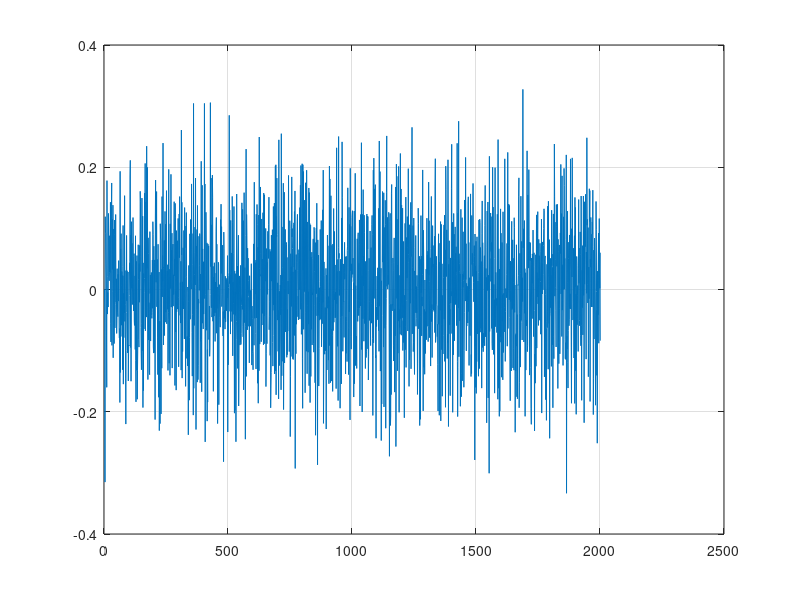

The MATLAB script that drew this image: (Note: this script raises an error after producing the figure.)
% DISCIPLINA: TIP7044 - ESTIMAÇÃO E IDENTIFICAÇÃO DE SISTEMAS (2022.2 - T01)
% PROFESSOR: GUILHERME DE ALENCAR BARRETO
% ALUNO(A): ANDREZA COSTA NASCIMENTO
% MATRÍCULA: 544957

% 3º TRABALHO COMPUTACIONAL

%%Item 1.1

% Parametros da planta: M=1kg, K=20N/m, F=1N, b=10N.s/m

clc; clear all; close all;

sig2 = 0.01;
N = 2000;
tau_max = 20;

M = 1;
k = 20;
b = 10;
ordem = 2;

w_n = sqrt(k);
amort = b/(2*w_n);
K = 1/k;

Ts=0.001;  % Taxa de amostragem
Tsim=2;   % Tempo de simulacao
t=0:Ts:Tsim;  % Instantes de amostragem
L=length(t);

%------------ DISCRETIZAÇÃO DA PLANTA ------------%
h = 0.01; % discretization step (Euler method)

y=zeros(1,ordem);

aux=1+10*h+20*h*h;

for k=ordem+1:L
    u(k)=sqrt(sig2)*randn;
    y(k) = (2+10*h)*y(k-1) - y(k-2) + h*h*u(k);
    y(k) = y(k)/aux;
end

fig = figure; clf

plot(u); hold on
grid on
plotlatex(fig, 'Sinal de Entrada u(k)', 'k', ' ')
hold off

fig = figure; clf

plot(y); hold on
grid on
plotlatex(fig, 'Sinal de Saída y(k)', 'k', ' ')
hold off


%------------ ESTIMAÇÃO: MÍNIMOS QUADRADOS ------------%

n=2; m=1;  

p=[]; X=[];
N=length(y);
for k=max(n,m)+1:N
  p=[p; y(k)];
  %X=[X; y(k-1) u(k-1)]; % ARX(1,1)
  X=[X; y(k-1) y(k-2) u(k-1)]; % ARX(2,1) 
  %X=[X; y(k-1) y(k-2) u(k-1) u(k-2)]; % ARX(2,2)
  %X=[X; y(k-1) y(k-2) y(k-3) u(k-1)]; % ARX(3,1)
  %X=[X; y(k-1) y(k-2) y(k-3) u(k-1) u(k-2)]; % ARX(3,2)
end

Phihat = (X'*X)\(X'*p);

y_est = X*Phihat;
residuo_ols = p - y_est;
Ne = size(residuo_ols,1);
var_residuo_ols = sum(residuo_ols.^2/Ne);
        
%------------ CRITÉRIOS DE INFORMAÇÃO ------------%

p_max = max(n,m);

AIC_ols = Ne*log(var_residuo_ols)+2*p_max;
BIC_ols = Ne*log(var_residuo_ols)+p_max*log(Ne);
MDL_ols = Ne*log(var_residuo_ols)+(p_max/2)*log(Ne);


%------------ ANÁLISE DOS RESÍDUOS ------------%

fcac_residuo_ols = myfac3(residuo_ols,tau_max);
limconf_lms = (2/sqrt(L))*ones(1,tau_max);
    
fig = figure; clf
    
stem(fcac_residuo_ols, '-r','LineWidth',0.5); hold on
plot(limconf_lms,'--b','LineWidth',1);
plot(limconf_lms*(-1),'--b','LineWidth',1);
grid on
plotlatex(fig, 'Funcao de Autocorrelacao', 'tau (lag)', 'FAC');
hold off

fig = figure; clf
 
histfit(residuo_ols,20); hold on
grid on
plotlatex(fig, 'Histograma dos Resíduos', ' ', '  ');
hold off


%------------------------ CONTROLE PID ------------------------%

%------------ VALORES INICIAIS ------------%

Kp=170;  % Ganho proporcional
Ki=50;   % Ganho integral
Kd=120;    % Ganho derivativo

par = Phihat;

num_est = [par(3) 1];
den_est = [par(1) par(2) 0];
G_est = tf(num_est,den_est);
%figure; step(G_est)

nump=[1]; denp=[1 10 20];
Gp=tf(nump,denp); % Plant transfer function
%figure; step(Gp)

[Y_est T_est]=myPID(Kp,Ki,Kd,G_est,t);
[Y1 T1]=myPID(Kp,Ki,Kd,Gp,t);   % Resposta malha fechada

% fig = figure; clf
%  
% step(Gp); hold on
% grid on
% plotlatex(fig, 'Resposta em malha aberta - Modelo Teórico', 'tempo (segundos)', 'Amplitude degrau');
% hold off


fig = figure; clf
 
plot(T_est, Y_est,'-r', 'LineWidth',1.5); hold on
grid on
plotlatex(fig, 'Resposta em malha fechada - ARX(2,1)', 'tempo (segundos)', 'Amplitude degrau');
hold off

fig = figure; clf
 
plot(T1, Y1,'-r', 'LineWidth',1.5); hold on
grid on
plotlatex(fig, 'Resposta em malha fechada - Modelo Teórico', 'tempo (segundos)', 'Amplitude degrau');
hold off

